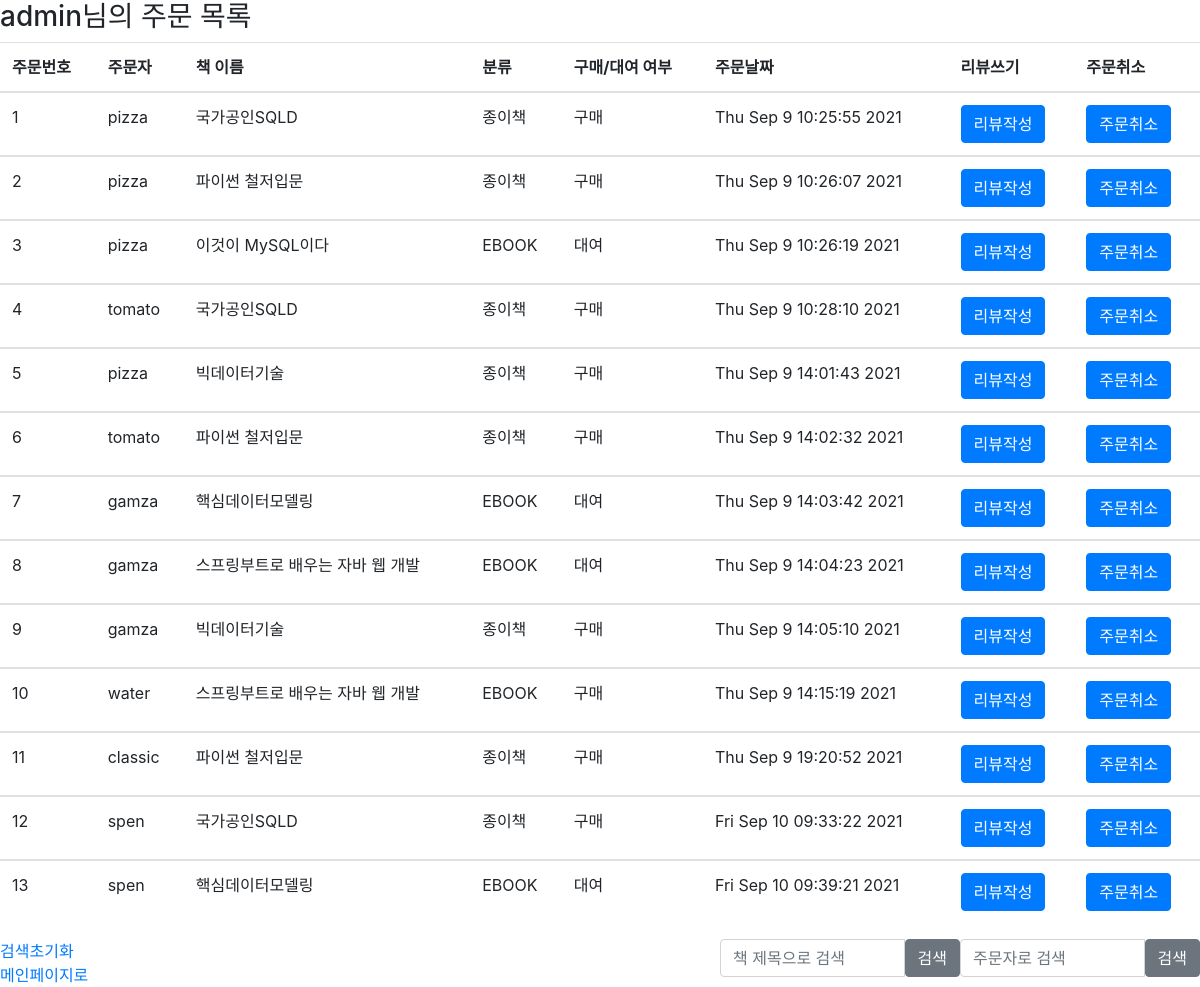
/order/list (signed in), run on the app's committed database.
### models/mem_model.py (models this page shows)
class Order(db.Model):
    order_no = db.Column(db.Integer, primary_key=True)
    orderer = db.Column(db.String(20), db.ForeignKey('member.id', ondelete='CASCADE'))
    book_title = db.Column(db.String(20), nullable=False)
    book_type = db.Column(db.String(20), nullable=False)
    buy_rental = db.Column(db.String(20), nullable=False)
    date = db.Column(db.DateTime(), nullable=False)
    expire = db.Column(db.DateTime())
    member = db.relationship('Member', backref=db.backref('order_set'))

### routes/ord_route.py (the view)
@bp.route('/list')
def list():
    olist = service.getAll()
    return render_template('order/list.html', olist = olist)

### models/mem_model.py (called while the page is built)
    def getAll(self):
        return Order.query.order_by(Order.order_no.asc())

### templates/order/list.html (shortened to what this page needs)
<!DOCTYPE html>
<html lang="en">
<head>
    <link href="{{ url_for('static', filename='bootstrap.min.css') }}" rel="stylesheet">
</head>
<body>
<h3>{{session.login_id}}님의 주문 목록</h3>
<table class="table" id="list-table">
    <thead>
        <tr>
            <th scope="col">주문번호</th>
            <th scope="col">주문자</th>
            <th scope="col">책 이름</th>
            <th scope="col">분류</th>
            <th scope="col">구매/대여 여부</th>
            <th scope="col">주문날짜</th>
            <th scope="col">리뷰쓰기</th>
            <th scope="col">주문취소</th>
        </tr>
    </thead>
    {% for o in olist %}
    <tbody>
        <tr>
            <td>{{o.order_no}}</td>
            <td>{{o.orderer}}</td>
            <td>{{o.book_title}}</td>
            <td>{{o.book_type}}</td>
            <td>{{o.buy_rental}}</td>
            <td>{{o.date.strftime("%c")}}</td>
            <td><input type="button" value="리뷰작성" class="btn-primary btn"></td>
            <td><input type="button" value="주문취소" class="btn-primary btn"></td>
        </tr>
    {% endfor %}
    </tbody>
</table>
<form name="f">
    <div class="input-group">
        <input type="text" class="form-control" name="orderer" placeholder="주문자로 검색" >
        <span class="input-group-btn">
            <button class="btn btn-secondary" type="button" onclick="a()">검색</button>
        </span>
    </div>
    <div class="input-group">
        <input type="text" class="form-control" name="book_title" placeholder="책 제목으로 검색">
        <span class="input-group-btn">
            <button class="btn btn-secondary" type="button" onclick="b()">검색</button>
        </span>
    </div>
</form>
<a href="/order/myOrder">검색초기화</a><br>
<a href="/">메인페이지로</a>
</body>
</html>

### templates/order/list.html (style rules this page uses)
div.input-group { width: 20%; float: right; }

### data on the page
Order: order_no "1", orderer "pizza", book_title "국가공인SQLD", book_type "종이책", buy_rental "구매", date "Thu Sep 9 10:25:55 2021"
Order: order_no "2", orderer "pizza", book_title "파이썬 철저입문", book_type "종이책", buy_rental "구매", date "Thu Sep 9 10:26:07 2021"
Order: order_no "3", orderer "pizza", book_title "이것이 MySQL이다", book_type "EBOOK", buy_rental "대여", date "Thu Sep 9 10:26:19 2021"
Order: order_no "4", orderer "tomato", book_title "국가공인SQLD", book_type "종이책", buy_rental "구매", date "Thu Sep 9 10:28:10 2021"
Order: order_no "5", orderer "pizza", book_title "빅데이터기술", book_type "종이책", buy_rental "구매", date "Thu Sep 9 14:01:43 2021"
Order: order_no "6", orderer "tomato", book_title "파이썬 철저입문", book_type "종이책", buy_rental "구매", date "Thu Sep 9 14:02:32 2021"
Order: order_no "7", orderer "gamza", book_title "핵심데이터모델링", book_type "EBOOK", buy_rental "대여", date "Thu Sep 9 14:03:42 2021"
Order: order_no "8", orderer "gamza", book_title "스프링부트로 배우는 자바 웹 개발", book_type "EBOOK", buy_rental "대여", date "Thu Sep 9 14:04:23 2021"
Order: order_no "9", orderer "gamza", book_title "빅데이터기술", book_type "종이책", buy_rental "구매", date "Thu Sep 9 14:05:10 2021"
Order: order_no "10", orderer "water", book_title "스프링부트로 배우는 자바 웹 개발", book_type "EBOOK", buy_rental "구매", date "Thu Sep 9 14:15:19 2021"
Order: order_no "11", orderer "classic", book_title "파이썬 철저입문", book_type "종이책", buy_rental "구매", date "Thu Sep 9 19:20:52 2021"
Order: order_no "12", orderer "spen", book_title "국가공인SQLD", book_type "종이책", buy_rental "구매", date "Fri Sep 10 09:33:22 2021"
Order: order_no "13", orderer "spen", book_title "핵심데이터모델링", book_type "EBOOK", buy_rental "대여", date "Fri Sep 10 09:39:21 2021"

### other printed values
{{ session.login_id }} "admin"
